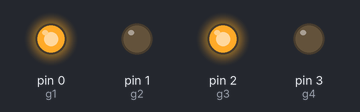
Simulated run of this sketch. Board: Arduino Uno, built with avr-gcc and run on an emulated ATmega328P. Parts: output pins drawn as LEDs (lit = HIGH).

Above: at 1.0 s.
At 3.0 s:
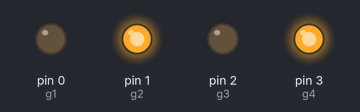
Timing chart, 0 to 5.2 s (numbered marks = the images above):
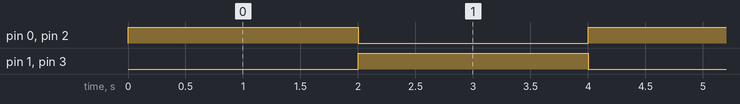

Measured:
- by itself, pin 0 (g1), pin 1 (g2), pin 2 (g3), pin 3 (g4): alternates HIGH for 2.0 s and LOW for 2.0 s

The sketch:

puenteH.ino
```cpp
const int buttonPin = 4;    // the number of the pushbutton pin
const int g1 = 0;           // *** PB0, MOSI, LED
const int g2 = 1;           // *** PB1, MISO
const int g3 = 2;           // *** PB2, SCK, LED
const int g4 = 3;           // *** PB3, PIN2

void setup() {
  // initialize the pushbutton pin as an input:
  pinMode(buttonPin, INPUT);

  pinMode(g1, OUTPUT);
  pinMode(g2, OUTPUT);
  pinMode(g3, OUTPUT);
  pinMode(g4, OUTPUT);
}

void loop() {
  adelante();
  delay(2000);
  atras();
  delay(2000);
}

void adelante() {
  digitalWrite(g2, LOW);
  digitalWrite(g4, LOW);
  digitalWrite(g1, HIGH);
  digitalWrite(g3, HIGH);
}

void atras() {
  digitalWrite(g1, LOW);
  digitalWrite(g3, LOW);
  digitalWrite(g2, HIGH);
  digitalWrite(g4, HIGH);
}
```
